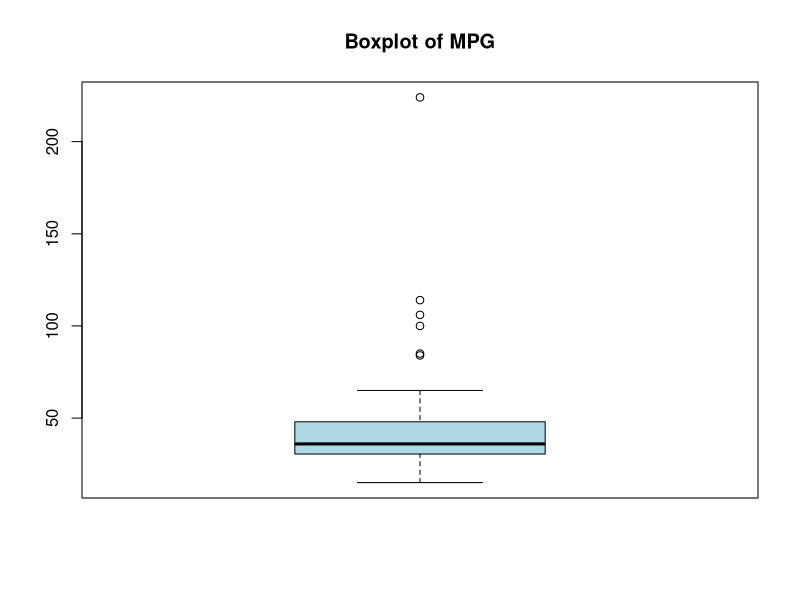

Here is the R script that generated this plot: (Note: this script raises an error after producing the figure.)
#title: "Fig1_BEF_funexp_main_bDiv_cFun.R"
#author: "Dr CG"
#date edits:"6/27/2025"

# Description:
# This script creates the three panels for figure 1 including a) the BEF
# relationship, b) the change of diversity with leaf age and c) the change
# in function with leaf age. 

# Libraries
library(ggplot2)
library(dplyr)
library(effects)
library(vegan)
library(patchwork)

#########################
## BEF plots (a) ##
#########################

# Plot themes
## With legend
Theme=theme_classic(base_size=11, base_family="Helvetica") +
  theme(axis.line = element_line(size = 1, colour = "black", linetype = "solid")) +theme(plot.title = element_text(size = 12))
## Without legends
Theme2=Theme+ theme(legend.position="none") + theme(panel.border=element_rect(fill=NA))

ASVtable=read.table('input_data/ASVtable_FunExp12021-03-24.txt', header=TRUE)
meta.table=read.table('input_data/METAtable_FunExp12021-03-24_sampleNamesFIX.txt', header=TRUE)

div.table=read.table('input_data/MetaDiv_table_FunExp12021-03-30.txt', header=TRUE)
colnames(div.table)[2]='Treatment' # create columns with same names for left_join

fun.table=read.table('input_data/FunExp_metadata.txt', header=TRUE)

# Merge diversity and functional data and make sure weeks are numeric
fundiv.table=left_join(fun.table, div.table)
fundiv.table$leaf_age_weeks2=as.numeric(fundiv.table$leaf_age_weeks)

# remove rows with no diversity data for BEF analyses
fundiv.table_BEF1=fundiv.table[-which(is.na(fundiv.table$SampleID)),]
fundiv.table_BEF2=fundiv.table_BEF1[-which(fundiv.table_BEF1$W_Change==min(fundiv.table_BEF1$W_Change)),]

# is the highest diversity point an outlier?
boxplot(fundiv.table_BEF1$richness, main = "Boxplot of MPG", col = "lightblue")
  grubbs.test(fundiv.table_BEF1$richness)
fundiv.table_BEF=fundiv.table_BEF2[-which(fundiv.table_BEF2$richness==(max(fundiv.table_BEF2$richness))),]

# model selected out of options 
mod.rich7=glm(W_Change~log(richness)*(leaf_age_weeks), data=fundiv.table_BEF, family=Gamma(link='log'))
effect_data=data.frame(effect('log(richness)', mod.rich7)) # predict on one variable of a model

BEFmain_fig= ggplot(fundiv.table_BEF, aes(log(richness), W_Change)) + 
  geom_jitter(color='black',shape=21, aes(size=leaf_age_weeks, fill=treatment))+ 
  geom_line(data=effect_data, aes(x=log(richness), y=fit), 
            linetype='dashed', linewidth=1) +
  Theme2 + xlab('log(number of ASV)') + 
  ylab('Weight change (g)') + 
  annotate(geom='text', y=0.0325, x=2.7, label='a.')+
  scale_fill_manual(values=c('black','white')) 

plot(BEFmain_fig)

### evenness - for sup mat

# model selected was not significantly different than the null model.
mod.eve.null=lm(W_Change~1, data=fundiv.table_BEF)
mod.eve4=lm(W_Change~(evenness)*leaf_age_weeks, data=fundiv.table_BEF)

#########################
## Age plots (b and c) ##
#########################

## format data
meta.table$leaf_age_weeks=as.numeric(substr(meta.table$leaf_age, 2,3))
# Remove controls from metadata
meta.table2=meta.table[-c(which(meta.table$treatment=='F50'),
                          which(meta.table$treatment=='water_control')),]
# Remove controls from ASVtable 
ASVtable2=ASVtable[-c(which(meta.table$treatment=='F50'),
                      which(meta.table$treatment=='water_control')),]

# Calculate diversity metrics
richness=specnumber(ASVtable)
shannon=diversity(ASVtable, index='shannon')
simpson=diversity(ASVtable, index='simpson')
evenness=shannon/log(richness)
meta.div=data.frame(meta.table, richness, shannon, simpson, evenness)

# remove controls
meta.div2=meta.div[-c(which(meta.div$treatment=='F50'), 
                      which(meta.div$treatment=='water_control'), 
                      which(meta.div$treatment=='broth_control'), 
                      which(meta.div$treatment=='TAI_control'), 
                      which(meta.div$treatment=='TAO_control')),]
# check that the column was eliminated by looking at the dimensions of the datasets
data.frame(dim(meta.div), dim(meta.div2)) 
# Merge function and diversity table
fundiv.table2=left_join(fundiv.table, meta.table2)

# Figures
rich.plot=ggplot(meta.div2, aes(leaf_age_weeks, log(richness))) + 
  geom_jitter(size=3, color='black', shape=21, aes( fill=treatment))+  
  geom_smooth(method='lm', se=FALSE, color='black', linetype='dashed') + 
  ylab('log(ASV richness)') + xlab('Leaf age (weeks)')  + 
  Theme2 + scale_fill_manual(values=c('black', 'white')) + 
  theme(legend.position = 'none') +
  annotate('text', x=0, y=5.5, label='b.')

fun.plot=ggplot(fundiv.table2, aes(leaf_age_weeks, W_Change)) + 
  geom_jitter(size=3, color='black', shape=21, aes(fill=treatment)) + 
  Theme2 +  scale_fill_manual(values=c('black', 'white')) + 
  ylab('Weight change (g)') + xlab('Leaf age (weeks)')  + 
  geom_smooth(method='gam', se=FALSE, color='black', linetype='dashed') +
  annotate('text', x=0, y=0.035, label='c.')

## Merge all plots together and save
quartz(width=6, height=5)
layout2 = (BEFmain_fig | plot_spacer()) / (rich.plot | fun.plot) 
layout2
quartz.save('Figures/Fig_BEF_time_ADiv_BFun.png', type='png', dpi=300)
